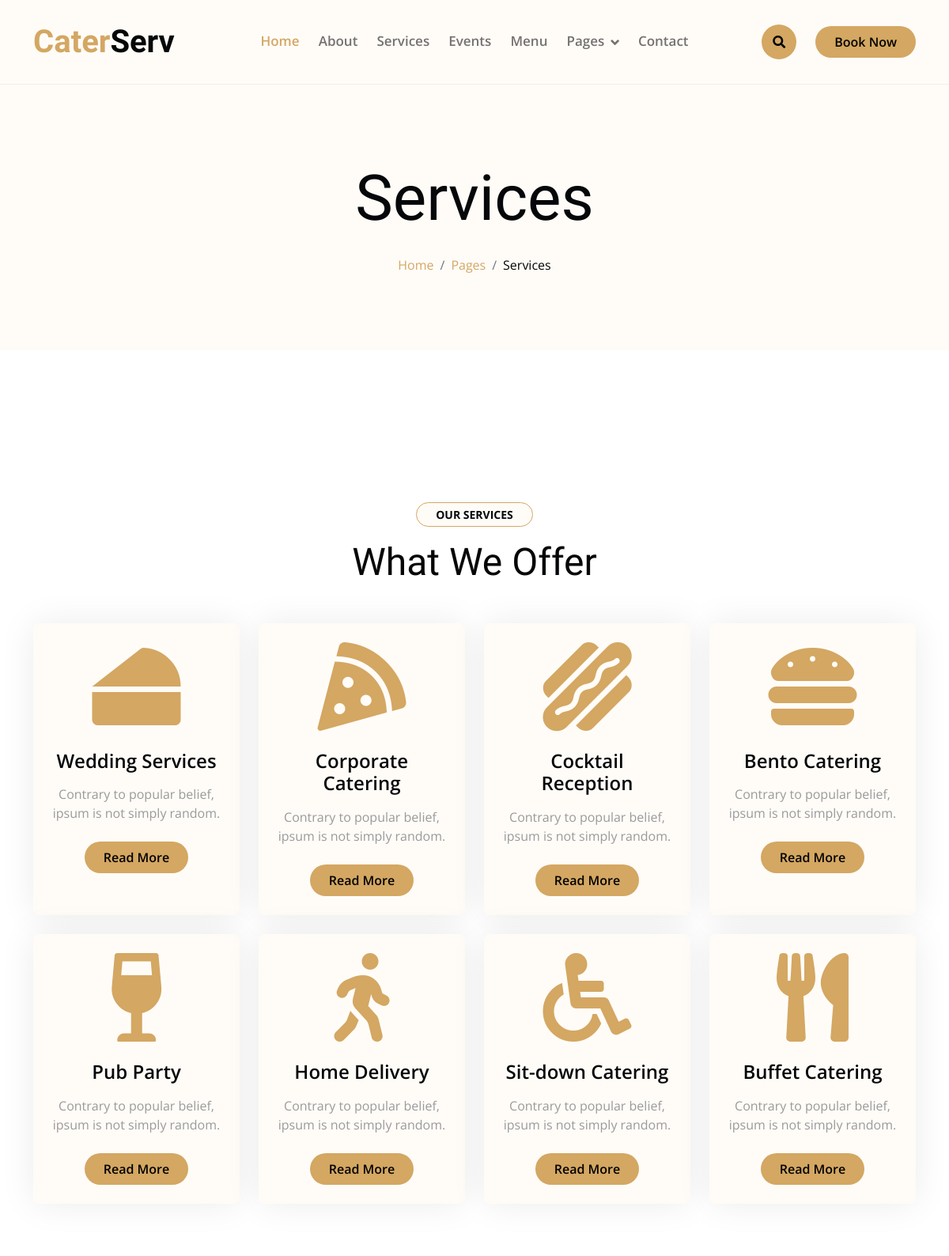
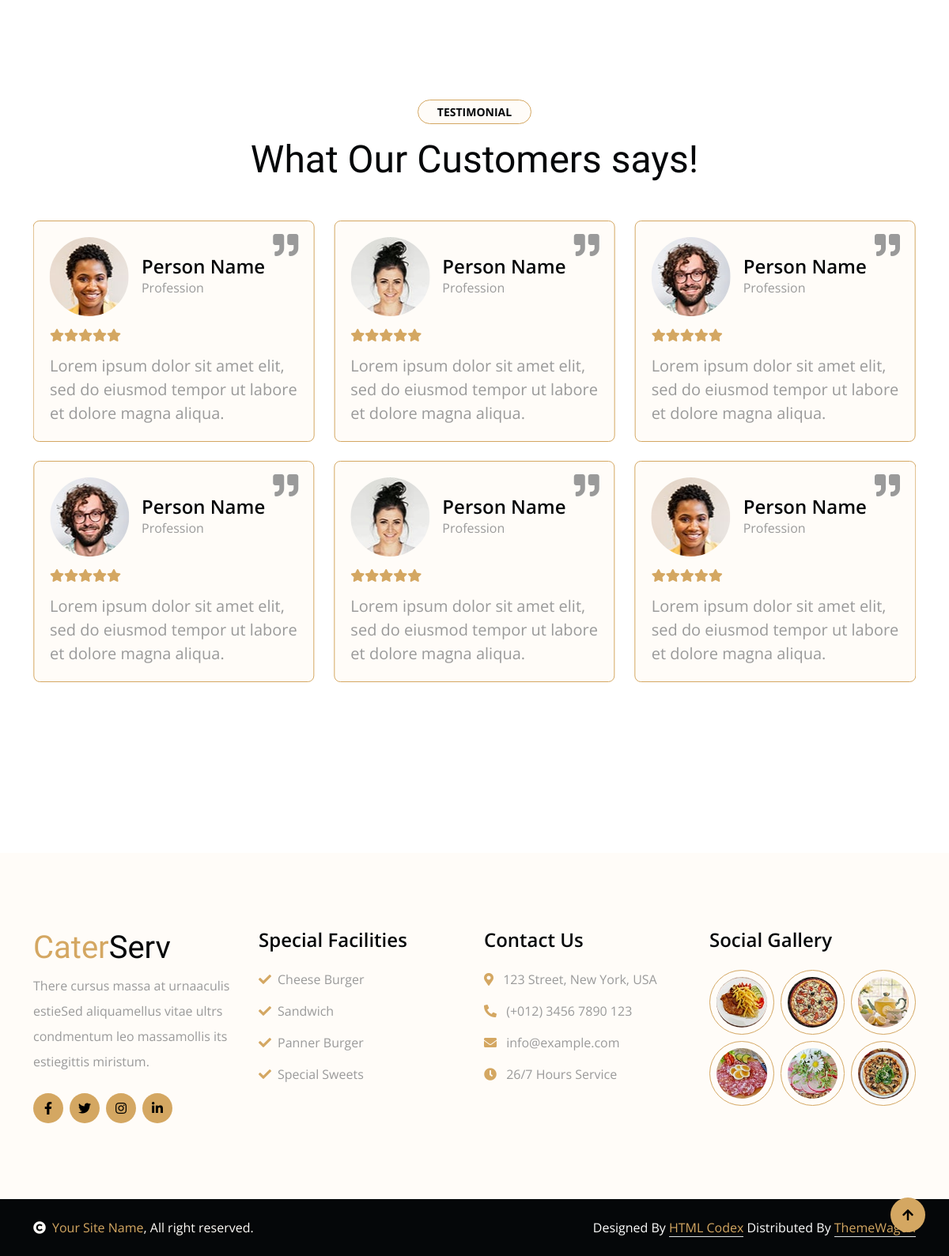
The app's page /service/ with its own data (2 pictures, top to bottom).
### caterapp/models.py (models this page shows)
class Service(models.Model):
    icon = models.CharField(max_length=50)
    service_name = models.CharField(max_length=50)
    service_desc = models.CharField(max_length=100)

class ServiceCustomers(models.Model):
    image = models.ImageField(upload_to='Service/')
    name = models.CharField(max_length=50)
    profession = models.CharField(max_length=50)
    review = models.TextField()

### caterapp/views.py (the view)
# urls.py: path('service/', views.service, name='service'),
def service(request):
    service = Service.objects.all()
    customers = ServiceCustomers.objects.all()
    customerss = ServiceCustomers.objects.all()
    return render(request, 'service.html', {'service': service, 'customers': customers, 'customerss': customerss})

### caterapp/templatetags/custom_filters.py (called while the page is built)
@register.filter(name='wow_delay')
def wow_delay(counter, delay):
    return f'{counter * delay:.1f}'

### templates/service.html (shortened to what this page needs)
{% extends "Base/base.html" %}
{% block start %}
{% load custom_filters %}
        <div class="container-fluid bg-light py-6 my-6 mt-0">
            <div class="container text-center animated bounceInDown">
                <h1 class="display-1 mb-4">Services</h1>
                <ol class="breadcrumb justify-content-center mb-0 animated bounceInDown">
                    <li class="breadcrumb-item"><a href="{% url 'index' %}">Home</a></li>
                    <li class="breadcrumb-item"><a href="#">Pages</a></li>
                    <li class="breadcrumb-item text-dark" aria-current="page">Services</li>
                </ol>
            </div>
        </div>
        <div class="container-fluid service py-6">
            <div class="container">
                <div class="text-center wow bounceInUp" data-wow-delay="0.1s">
                    <small class="d-inline-block fw-bold text-dark text-uppercase bg-light border border-primary rounded-pill px-4 py-1 mb-3">Our Services</small>
                    <h1 class="display-5 mb-5">What We Offer</h1>
                </div>
                <div class="row g-4">
                    {% for i in service %}
                    <div class="col-lg-3 col-md-6 col-sm-12 wow bounceInUp" data-wow-delay="{{ forloop.counter0|wow_delay:0.2 }}s">
                        <div class="bg-light rounded service-item">
                            <div class="service-content d-flex align-items-center justify-content-center p-4">
                                <div class="service-content-icon text-center">
                                    <i class="{{ i.icon }} fa-7x text-primary mb-4"></i>
                                    <h4 class="mb-3">{{ i.service_name }}</h4>
                                    <p class="mb-4">{{ i.service_desc }}</p>
                                    <a href="{% url 'service' %}" class="btn btn-primary px-4 py-2 rounded-pill">Read More</a>
                                </div>
                            </div>
                        </div>
                    </div>
                    {% endfor %}
                </div>
            </div>
        </div>
        <div class="container-fluid py-6">
            <div class="container">
                <div class="text-center wow bounceInUp" data-wow-delay="0.1s">
                    <small class="d-inline-block fw-bold text-dark text-uppercase bg-light border border-primary rounded-pill px-4 py-1 mb-3">Testimonial</small>
                    <h1 class="display-5 mb-5">What Our Customers says!</h1>
                </div>
                <div class="owl-carousel owl-theme testimonial-carousel testimonial-carousel-1 mb-4 wow bounceInUp" data-wow-delay="0.1s">
                    {% for i in customers %}
                    <div class="testimonial-item rounded bg-light">
                        <div class="d-flex mb-3">
                            <img src="{{ i.image.url }}" class="img-fluid rounded-circle flex-shrink-0" alt="{{ i.image.name}}">
                            <div class="position-absolute" style="top: 15px; right: 20px;">
                                <i class="fa fa-quote-right fa-2x"></i>
                            </div>
                            <div class="ps-3 my-auto">
                                <h4 class="mb-0">{{ i.name }}</h4>
                                <p class="m-0">{{ i.profession }}</p>
                            </div>
                        </div>
                        <div class="testimonial-content">
                            <div class="d-flex">
                                <i class="fas fa-star text-primary"></i>
                                <i class="fas fa-star text-primary"></i>
                                <i class="fas fa-star text-primary"></i>
                                <i class="fas fa-star text-primary"></i>
                                <i class="fas fa-star text-primary"></i>
                            </div>
                            <p class="fs-5 m-0 pt-3">{{ i.review }}</p>
                        </div>
                    </div>
                    {% endfor %}
                </div>
                <div class="owl-carousel owl-theme testimonial-carousel testimonial-carousel-2 mb-4 wow bounceInUp" data-wow-delay="0.3s">
                    {% for i in customerss %}
                    <div class="testimonial-item rounded bg-light">
                        <div class="d-flex mb-3">
                            <img src="{{ i.image.url }}" class="img-fluid rounded-circle flex-shrink-0" alt="{{ i.image.name}}">
                            <div class="position-absolute" style="top: 15px; right: 20px;">
                                <i class="fa fa-quote-right fa-2x"></i>
                            </div>
                            <div class="ps-3 my-auto">
                                <h4 class="mb-0">{{ i.name }}</h4>
                                <p class="m-0">{{ i.profession }}</p>
                            </div>
                        </div>
                        <div class="testimonial-content">
                            <div class="d-flex">
                                <i class="fas fa-star text-primary"></i>
                                <i class="fas fa-star text-primary"></i>
                                <i class="fas fa-star text-primary"></i>
                                <i class="fas fa-star text-primary"></i>
                                <i class="fas fa-star text-primary"></i>
                            </div>
                            <p class="fs-5 m-0 pt-3">{{ i.review }}</p>
                        </div>
                    </div>
                    {% endfor %}
                </div>
            </div>
        </div>
{% endblock %}

### static/css/style.css (style rules this page uses)
h1, h2, h3, .h1, .h2, .h3 { font-weight: 400 !important; font-family: 'Playball', cursive !important; }
h4, h5, h6, .h4, .h5, .h6 { font-weight: 600 !important; font-family: 'Open Sans', sans-serif !important; }
.my-6 { margin-top: 6rem; margin-bottom: 6rem; }
.py-6 { padding-top: 6rem; padding-bottom: 6rem; }
.wow, .animated { animation-duration: 2s !important; }
.btn.btn-primary { border: 0; }
.btn { font-weight: 600; transition: .5s; }
.service .service-item { position: relative; height: 100%; border-radius: 8px; box-shadow: 0 0 45px rgba(0, 0, 0, .08); }
.service-content::after { position: absolute; content: ""; width: 100%; height: 0; top: 0; left: 0; bottom: auto; background: var(--bs-primary); border-radius: 8px; transition: 1s; }
.service-item .service-content-icon { position: relative; z-index: 2; }
.service-item .service-content-icon i, .service-item .service-content-icon p { transition: 1s; }
.service-item .service-content-icon a.btn-primary { transition: 1s !important; }
.testimonial-item { border: 1px solid var(--bs-primary); padding: 20px 20px; }
.testimonial-carousel .owl-item img { width: 100px; height: 100px; }
.testimonial-carousel.owl-rtl .testimonial-item { direction: ltr !important; }

### records on screen
Service: service_name "Wedding Services", service_desc "Contrary to popular belief, ipsum is not simply random."
Service: service_name "Corporate Catering", service_desc "Contrary to popular belief, ipsum is not simply random."
Service: service_name "Cocktail Reception", service_desc "Contrary to popular belief, ipsum is not simply random."
Service: service_name "Bento Catering", service_desc "Contrary to popular belief, ipsum is not simply random."
Service: service_name "Pub Party", service_desc "Contrary to popular belief, ipsum is not simply random."
Service: service_name "Home Delivery", service_desc "Contrary to popular belief, ipsum is not simply random."
Service: service_name "Sit-down Catering", service_desc "Contrary to popular belief, ipsum is not simply random."
Service: service_name "Buffet Catering", service_desc "Contrary to popular belief, ipsum is not simply random."
ServiceCustomers: image (picture), name "Person Name", profession "Profession", review "Lorem ipsum dolor sit amet elit, sed do eiusmod tempor ut labore et dolore magna aliqua."
ServiceCustomers: image (picture), name "Person Name", profession "Profession", review "Lorem ipsum dolor sit amet elit, sed do eiusmod tempor ut labore et dolore magna aliqua."
ServiceCustomers: image (picture), name "Person Name", profession "Profession", review "Lorem ipsum dolor sit amet elit, sed do eiusmod tempor ut labore et dolore magna aliqua."
